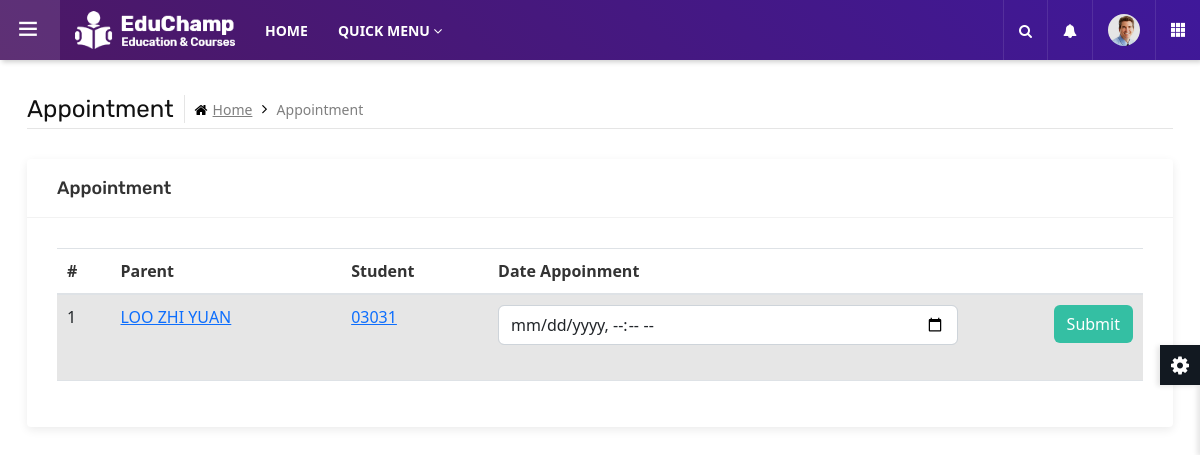
The page /appointment.php (signed in) on the database as committed earlier.
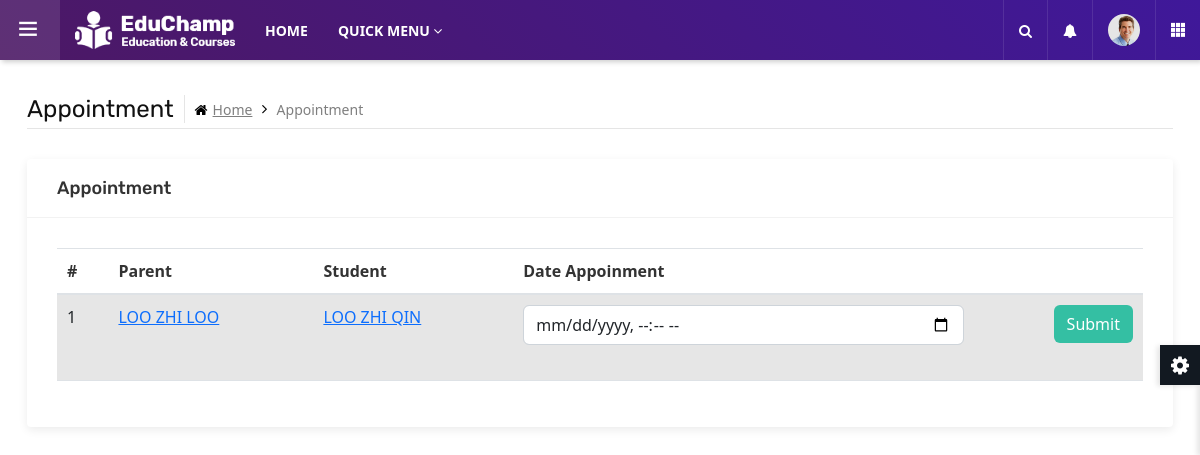
The same page on the database as committed later.
### tables this page shows
CREATE TABLE `student` (
  `stdMKN` char(12) NOT NULL,
  `stdName` varchar(50) NOT NULL,
  `stdGender` tinyint(1) NOT NULL,
  `stdAge` decimal(2,0) NOT NULL,
  `stdDOB` date NOT NULL,
  `stdFavorColor` varchar(20) DEFAULT NULL,
  `stdDiapers` tinyint(1) NOT NULL,
  `stdSession` varchar(2) NOT NULL,
  `stdMeal` varchar(2) NOT NULL,
  `stdPhoto` varchar(40) NOT NULL,
  `stdRegStatus` tinyint(2) NOT NULL,
  `pIC` char(12) NOT NULL,
  `clsName` varchar(20) DEFAULT NULL,
  `prgName` varchar(50) DEFAULT NULL
);

CREATE TABLE `parent` (
  `pIC` char(12) NOT NULL,
  `pName` varchar(50) NOT NULL,
  `pPassword` varchar(30) NOT NULL,
  `pAddress` varchar(50) NOT NULL,
  `pCity` varchar(20) NOT NULL,
  `pPostCode` decimal(5,0) NOT NULL,
  `pState` varchar(20) NOT NULL,
  `pOccupation` varchar(20) NOT NULL,
  `pEmail` varchar(30) DEFAULT NULL
);

### appointment.php (the view, shortened to what this page needs)
<?php
include "dbconnect.php"
?>
	<main class="ttr-wrapper">
		<div class="container-fluid">
			<div class="db-breadcrumb">
				<h4 class="breadcrumb-title">Appointment</h4>
				<ul class="db-breadcrumb-list">
					<li><a href="#"><i class="fa fa-home"></i>Home</a></li>
					<li>Appointment</li>
				</ul>
			</div>
			<div class="row">
				<div class="col-lg-12 m-b30">
					<div class="widget-box">
						<div class="wc-title">
							<h4>Appointment</h4>
						</div>
						<div class="widget-inner">
                            <table class="table table-striped table-hover ">
                                <thead>
                                    <tr>
                                    <th>#</th>
                                    <th>Parent</th>
                                    <th>Student</th>
                                    <th>Date Appoinment</th>
                                    <th></th>
                                    </tr>
                                </thead>
                                <tbody>
                            <?php
                                $query = "SELECT stdMKN, stdName, pName, Student.pIC FROM Student JOIN Parent ON Student.pIC = Parent.pIC WHERE Student.stdRegStatus = 0";
                                $result = mysqli_query($con, $query);
                                $count = 1;
                                while( $row = mysqli_fetch_array($result)){
                                    echo "
                                    <tr>
                                    <td>$count</td>
                                    <td><a href = '#'>$row[pName]</a></td>
                                    <td><a href = '#'>$row[stdName]</a></td>
                                    <form method = 'post' action = 'appointmentProcess.php' class = 'form'>
                                        <input type = 'hidden' name = 'pIC' value = $row[pIC]>
                                        <input type = 'hidden' name = 'stdMKN' value = $row[stdMKN]>
                                        <td><div class = 'form-group'><input type = 'datetime-local' name = 'datetime' class = 'form-control' required></div></td>
                                        <td><div class = 'form-group'><button type = 'button' class = 'btn green pull-right' onclick = 'confirm($count);'>Submit</button></div></td>
                                    </form>
                                    </tr>
                                    ";
                                    $count+=1;
                                }
                            ?>
                                </tbody>
                            </table>
						</div>
					</div>
				</div>
			</div>
		</div>
	</main>
</body>
</html>

Rows that differ between the two databases and show on the page:
no longer on this page (row edited): student: pIC.pName "LOO ZHI YUAN", stdName "03031"
added student: pIC.pName "LOO ZHI LOO", stdName "LOO ZHI QIN"
